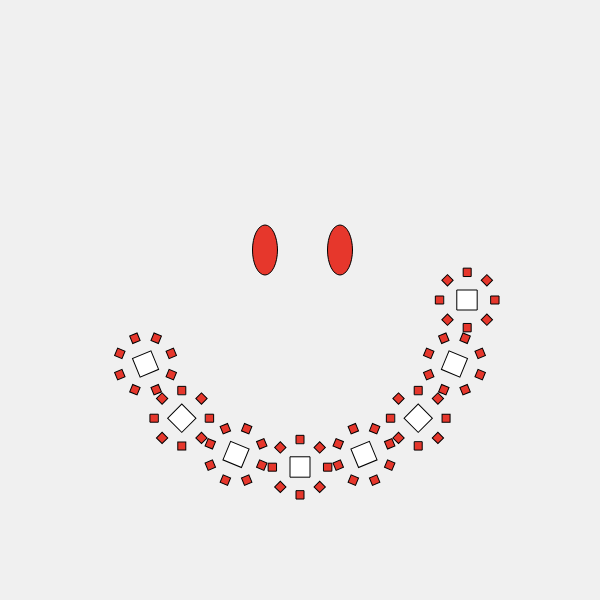
Frame 1 (no input)
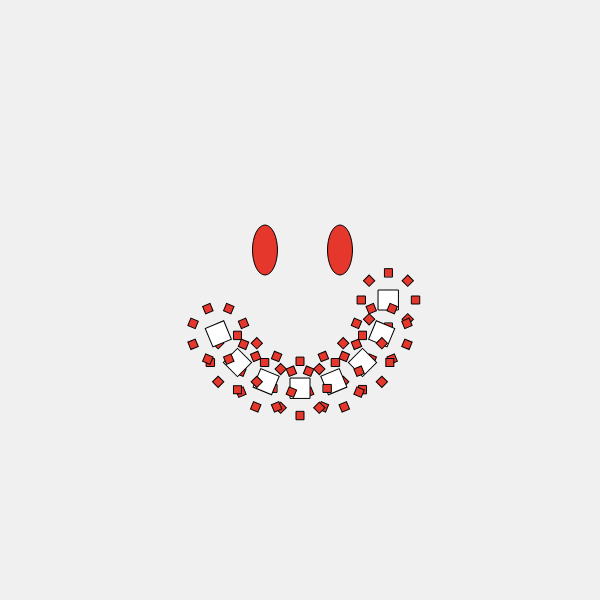
Frame 60 (no input)
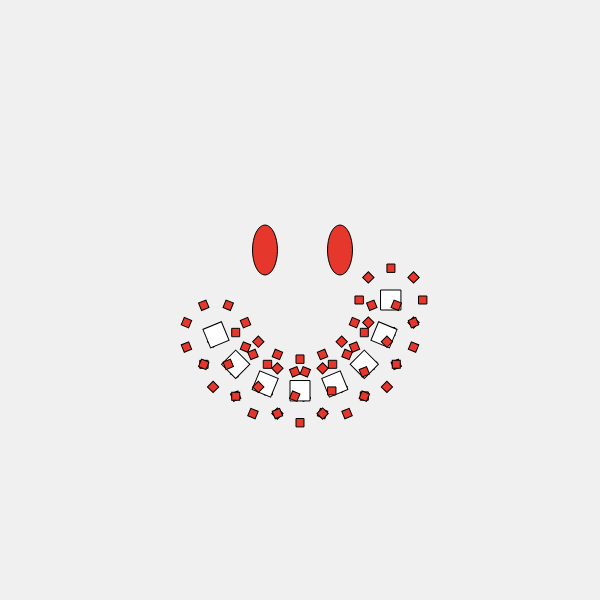
Frame 120 (the mouse pressed at the canvas centre since frame 60)

The p5.js sketch that drew these frames (run headless with seeded random() and noise() and a simulated clock; from frame 60 on, the mouse is pressed at the canvas centre):

// p5.js sketch
// ── sketch.js
function setup() {
	createCanvas(600, 600);
	rectMode(CENTER);
}

function draw(){
	background(240);

	translate(width/2, height/2);
	for (var i = 0; i < 8; i++) {
		push();
		rotate(PI * i / 8);
		var tx = 250 * noise(0.01*frameCount); //ampiezza del disegno
		translate(tx, 0);
        fill(255);
		rect(0, 0, 20, 20);
		for (var j = 0; j < 8; j++) {
			push();
			rotate(TWO_PI * j / 8);
			var rx = 60 * noise(0.01*frameCount + 10);
            fill(230,55,44);
			rect(rx, 0, 8, 8);
			pop();
		}		
		translate()
		pop();
	}
        fill(230,55,44);
        ellipse(-35, -50, 25, 50);
        fill(230,55,44);
        ellipse(40, -50, 25, 50);
}
